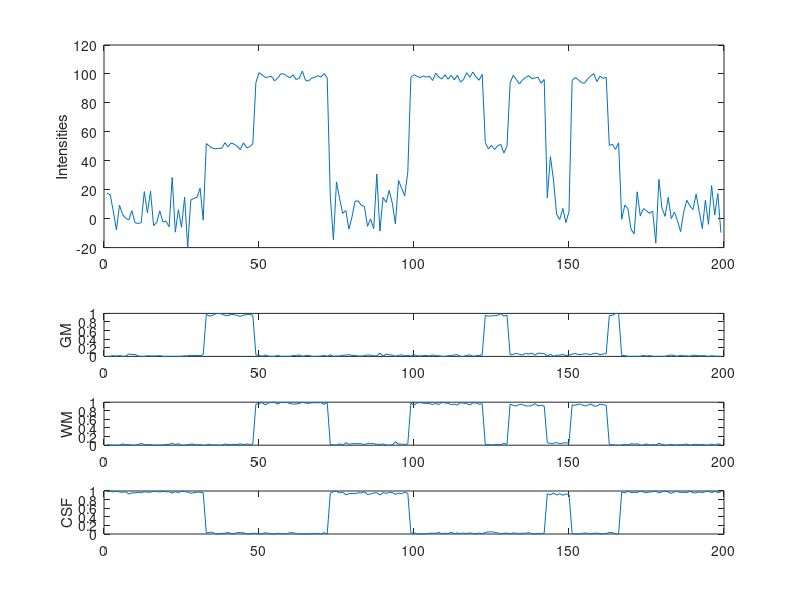

Recreate this plot in MATLAB.
function out = cp_create_data
% Function to create some synthetic 1D data:
% - some "image" values, supposed to be like T1w or MT
% - some tissue probabilities for GM, WM & CSF
%__________________________________________________________________________
% Copyright (C) 2019 GIGA Institute

% Written by C. Phillips, 2019.
% Cyclotron Research Centre, University of Liege, Belgium

%% Key parameters
% for GM, WM & CSF respectively
T_names  = {'GM', 'WM', 'CSF'};
T_signal = [50 100 5];
T_noise  = [2 2 10];
T_Wsegm  = [32 16 24 26 24 8 12 8 12 4 32]; % width of tissue segments
T_probGmWmCsf = [ ...
     1 98  2  2  2 95  5  2  5 98  1 ; ...
     1  1 97  2 97  2 94  4 94  1  1 ; ...
    98  1  1 96  1  3  1 95  1  1 98]; % tissue prob per segment
T_tcnoise = 2; %error on tissue class probability
T_tcthresh = .1; % minimum tissue class prob in % !

T_index = cumsum([1 T_Wsegm]); T_index(end) = T_index(end)+1;
Nsegm = numel(T_Wsegm);

%% Creating data and tissue profiles
P_GmWmCsf = zeros(3,max(T_index)-1);
P_signal  = zeros(1,max(T_index)-1);
for ii=1:Nsegm
    l_ind = T_index(ii):T_index(ii+1)-1; % indexes
    for jj=1:3 % 3 tissue probabily profiles
        % exact tissue prob
        P_GmWmCsf(jj,l_ind) = T_probGmWmCsf(jj,ii);
        % signal from tissue prob + noise
        P_signal(l_ind) = P_signal(l_ind) + ...
            T_probGmWmCsf(jj,ii)/100*T_signal(jj) + ...
            T_probGmWmCsf(jj,ii)/100.*randn(1,numel(l_ind))*T_noise(jj) ;
    end
end
% add noise to tissue prob -> need to ensure p>0 and sum==1
P_GmWmCsf = P_GmWmCsf + randn(size(P_GmWmCsf))*T_tcnoise;
% minimum value should not be lower than .1%
P_GmWmCsf(P_GmWmCsf<T_tcthresh) = T_tcthresh
% P_GmWmCsf = P_GmWmCsf + ones(3,1)*min(P_GmWmCsf) + .1; 
% sum to 1
P_GmWmCsf = P_GmWmCsf ./ (ones(3,1)*sum(P_GmWmCsf)) ; 

%% Plot all profiles
figure,
% display intensity profile
subplot(2,1,1)
plot(P_signal)
ylabel('Intensities')

% display tissue probability profile
for ii=1:3
    subplot(6,1,3+ii)
    plot(P_GmWmCsf(ii,:))
    ylabel(T_names{ii})
end

end
